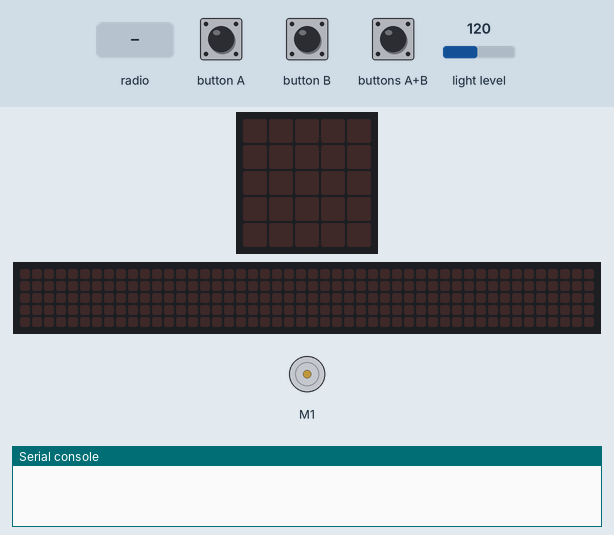
This program was run on a simulated Calliope mini (MakeCode). Shown: DC motor (green arrow = forward, orange = backward, longer = faster), the board's 5×5 LED display, a strip that is not on the board, showing the scrolling text unrolled, the last lines printed to the serial console. The test bench sets the inputs (shaded band); at power-on: light level 120. No radio messages arrive unless stated (any console line starting 'radio sent:' is added by the test bench); the 48×5 strip is a reading aid, not a part: it shows the text the display is scrolling, unrolled, one strip-width of it at a time.

Above: at 1.2 s.
1.3 s: button A pressed for 0.15 s
At 2.0 s:
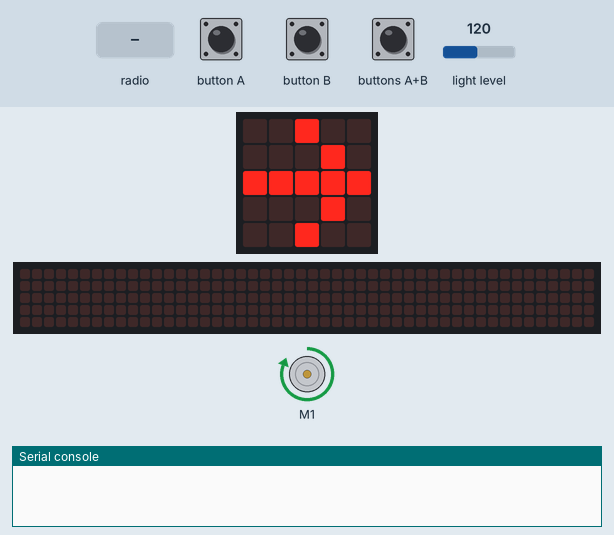
2.9 s: buttons A+B pressed for 0.15 s
At 4.2 s:
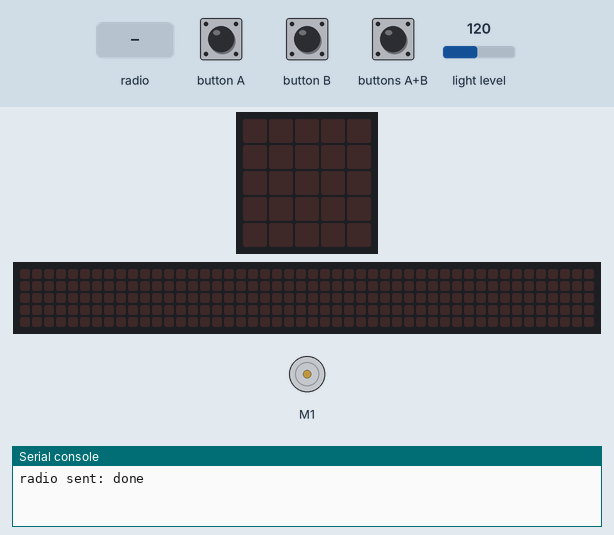
4.5 s: buttons A+B pressed for 1 s
At 5.65 s:
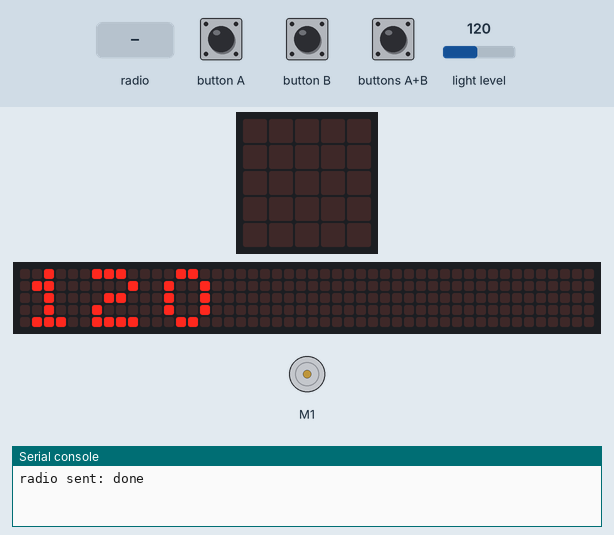
8.0 s: button B pressed for 0.15 s
At 8.87 s:
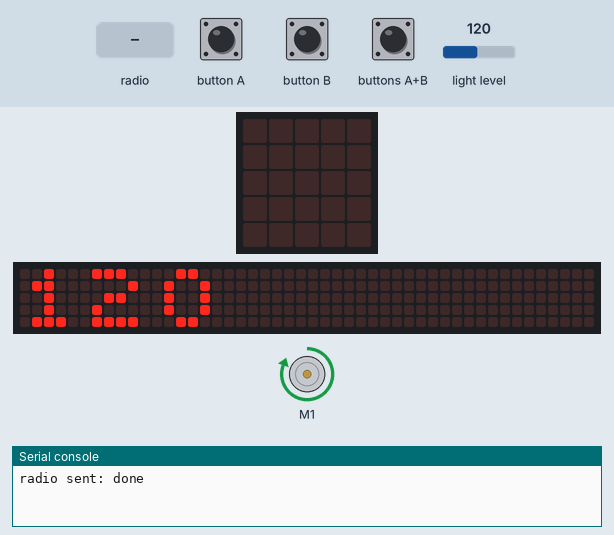
11.5 s: radio message "stop" arrives
At 12.7 s:
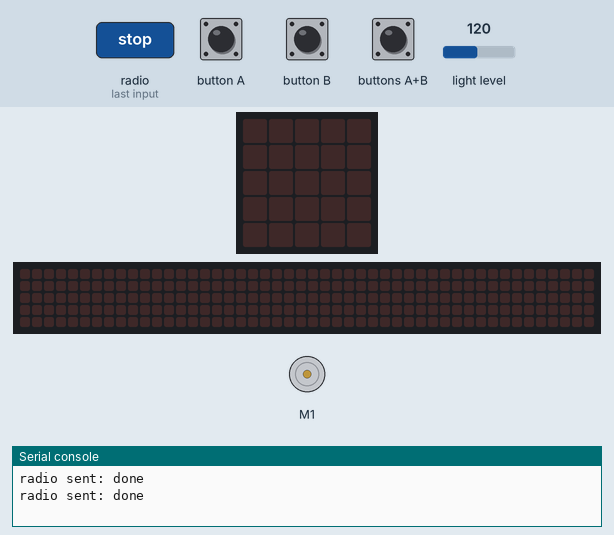
13.0 s: radio message "open" arrives
At 13.8 s:
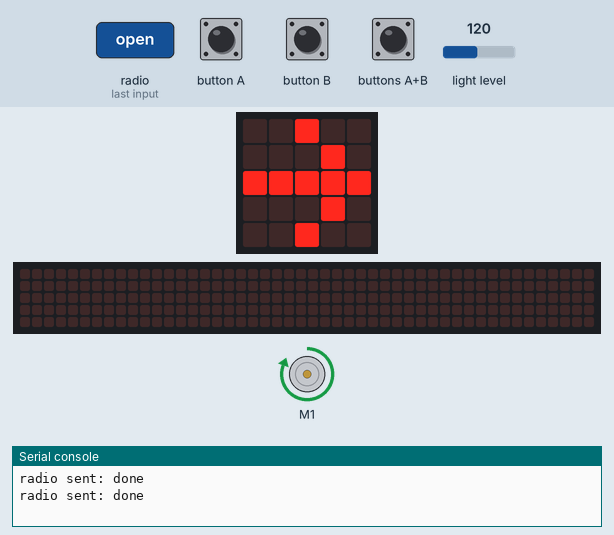
Timing chart, 0 to 15.5 s (numbered marks = the images above; inputs shaded):
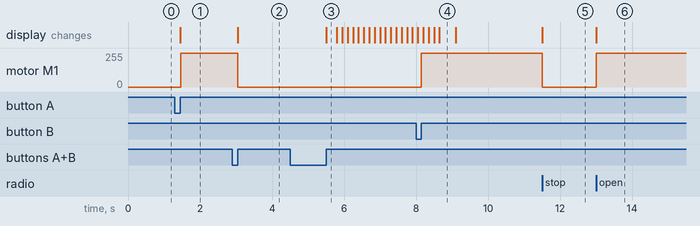

The program:

main.ts
```typescript
// CARRIAGE – charging dock + light sensor (Calliope mini 1.3, 2 x NiMH AAA)
// Works with firmware/remote. Needs the dock-sense wiring on P0 (see docs/wiring.md) –
// without it P0 floats and the program may think it is always docked.
//
// Wiring:
//   Worm motor      → Calliope motor pins A and B (built-in driver)
//   2 x NiMH AAA    → Calliope battery socket (JST)
//   Pogo pin 1 (+5 V when docked) → 1N5819 → 33 Ω → AAA holder +
//   Pogo pin 1      → 10 kΩ → P0 → 10 kΩ → GND      (P0 reads HIGH when docked)
//   Pogo pin 2      → GND ("−" edge pad)
//
// HOME = fully OPEN = carriage touching the charging dock. Closing runs for FULL_MS (measure it).
// Light automation: opens when it has been bright for 5 minutes, closes when dark for 5 minutes.
// It only reacts when day turns to night or night turns to day, so a manual command is not undone.

radio.setGroup(42)

const SPEED = 100          // motor power in % (built-in driver gets battery voltage, ~2.5 V)
const OPEN_DIR = 1         // set to -1 if "open" drives the wrong way
let FULL_MS = 50000        // full travel time for your curtain – measure it (A+B calibration)
const EXTRA_MS = 5000      // extra time allowed when opening before giving up
const DAY_LEVEL = 60       // light level (0–255) counted as day   – calibrate (A+B while idle)
const NIGHT_LEVEL = 15     // light level counted as night
const CONFIRM = 30         // 30 readings × 10 s = 5 minutes before acting

let state = "idle"
let startTime = 0
let startPos = -1          // position in ms from home; -1 = unknown until the first "open"
let pos = -1
let isDay = input.lightLevel() > DAY_LEVEL
let dayCount = 0
let nightCount = 0

function docked(): boolean { return pins.digitalReadPin(DigitalPin.P0) == 1 }

function drive(dir: number) {
    motors.motorPower(dir * SPEED)     // negative = other direction, 0 = stop
}

function elapsed(): number { return input.runningTime() - startTime }

function stopMotor(reply: string) {
    if (state == "closing" && startPos >= 0) pos = Math.min(FULL_MS, startPos + elapsed())
    if (state == "opening" && startPos >= 0) pos = Math.max(0, startPos - elapsed())
    drive(0)
    state = "idle"
    radio.sendString(reply)
    basic.clearScreen()
}

function startOpen() {
    if (state != "idle") return
    if (docked()) { pos = 0; radio.sendString("done"); return }
    state = "opening"; startTime = input.runningTime(); startPos = pos
    drive(OPEN_DIR)
    basic.showArrow(ArrowNames.East)
}

function startClose() {
    if (state != "idle") return
    if (pos < 0) {                       // position unknown: go home to the dock first
        startOpen(); return
    }
    if (pos >= FULL_MS) { radio.sendString("done"); return }
    state = "closing"; startTime = input.runningTime(); startPos = pos
    drive(-OPEN_DIR)
    basic.showArrow(ArrowNames.West)
}

radio.onReceivedString(function (cmd) {
    if (cmd == "open") startOpen()
    else if (cmd == "close") startClose()
    else if (cmd == "stop") stopMotor("done")
})
input.onButtonPressed(Button.A, function () { startOpen() })
input.onButtonPressed(Button.B, function () { startClose() })
input.onButtonPressed(Button.AB, function () {
    if (state == "idle") {               // idle: show the current light level for calibration
        basic.showNumber(input.lightLevel())
        basic.clearScreen()
        return
    }
    const wasClosing = state == "closing"
    const t = elapsed()
    const fromHome = startPos == 0
    stopMotor("done")
    // Travel-time calibration: dock (open), press B, press A+B exactly when fully closed.
    if (wasClosing && fromHome) basic.showNumber(Math.round(t / 100) / 10)
})

// Motor supervision
basic.forever(function () {
    if (state == "opening") {
        if (docked()) {
            drive(0); pos = 0; state = "idle"; radio.sendString("done"); basic.clearScreen()
        } else {
            const limit = (startPos >= 0 ? startPos : FULL_MS) * 1.3 + EXTRA_MS
            if (elapsed() > limit) { stopMotor("error"); basic.showIcon(IconNames.Sad) }   // stuck or slipping
        }
    } else if (state == "closing") {
        if (startPos + elapsed() >= FULL_MS) stopMotor("done")
    }
    basic.pause(20)
})

// Light automation: one reading every 10 s while idle (display off, so the reading is clean)
basic.forever(function () {
    basic.pause(10000)
    if (state != "idle") return
    const level = input.lightLevel()
    if (!isDay) {
        dayCount = level > DAY_LEVEL ? dayCount + 1 : 0
        if (dayCount >= CONFIRM) { isDay = true; dayCount = 0; startOpen() }
    } else {
        nightCount = level < NIGHT_LEVEL ? nightCount + 1 : 0
        if (nightCount >= CONFIRM) { isDay = false; nightCount = 0; startClose() }
    }
})
```

Measured:
- after the input at 1.3 s, motor M1: stopped → forward 255/255 after 0.17 s; the display: changes after 0.15 s (image 1)
- after the input at 2.9 s, motor M1: forward 255/255 → stopped after 0.15 s; the display: changes after 0.15 s (image 2)
- after the input at 4.5 s, the display: changes after 1.0 s (image 3)
- after the input at 8.0 s, motor M1: stopped → forward 255/255 after 0.15 s
- after the input at 11.5 s, motor M1: forward 255/255 → stopped at once; the display: changes at once (image 5)
- after the input at 13.0 s, motor M1: stopped → forward 255/255 at once; the display: changes at once (image 6)
- what the display in image 4 shows lasts 0.4 s, from 8.7 s to 9.1 s
